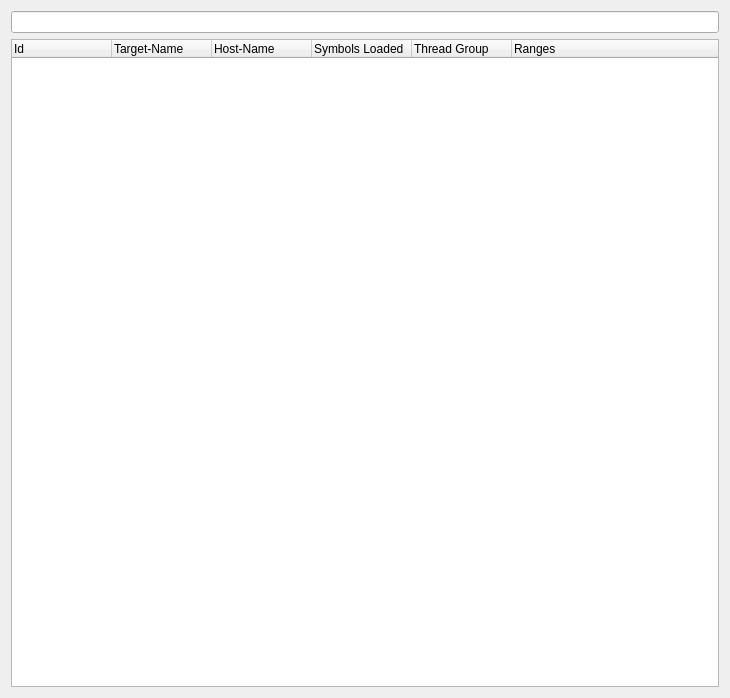
<?xml version="1.0" encoding="UTF-8"?>
<ui version="4.0">
 <class>SeerLibraryBrowserWidgetForm</class>
 <widget class="QWidget" name="SeerLibraryBrowserWidgetForm">
  <property name="geometry">
   <rect>
    <x>0</x>
    <y>0</y>
    <width>730</width>
    <height>698</height>
   </rect>
  </property>
  <property name="windowTitle">
   <string>Library Browser</string>
  </property>
  <layout class="QGridLayout" name="gridLayout">
   <item row="1" column="0" colspan="2">
    <widget class="QTreeWidget" name="libraryTreeWidget">
     <property name="columnCount">
      <number>6</number>
     </property>
     <column>
      <property name="text">
       <string>Id</string>
      </property>
     </column>
     <column>
      <property name="text">
       <string>Target-Name</string>
      </property>
     </column>
     <column>
      <property name="text">
       <string>Host-Name</string>
      </property>
     </column>
     <column>
      <property name="text">
       <string>Symbols Loaded</string>
      </property>
     </column>
     <column>
      <property name="text">
       <string>Thread Group</string>
      </property>
     </column>
     <column>
      <property name="text">
       <string>Ranges</string>
      </property>
     </column>
    </widget>
   </item>
   <item row="0" column="0" colspan="2">
    <widget class="QHistoryLineEdit" name="librarySearchLineEdit">
     <property name="toolTip">
      <string>Search in the list of libraries. &quot;*&quot; is allowed.</string>
     </property>
     <property name="statusTip">
      <string/>
     </property>
    </widget>
   </item>
  </layout>
 </widget>
 <customwidgets>
  <customwidget>
   <class>QHistoryLineEdit</class>
   <extends>QLineEdit</extends>
   <header location="global">QHistoryLineEdit.h</header>
  </customwidget>
 </customwidgets>
 <resources/>
 <connections/>
</ui>
